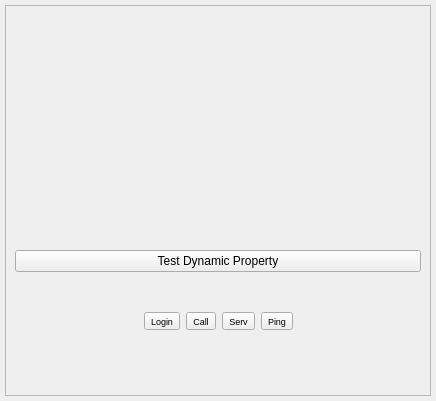
<?xml version="1.0" encoding="UTF-8"?>
<ui version="4.0">
 <class>MyNode</class>
 <widget class="QWidget" name="MyNode">
  <property name="geometry">
   <rect>
    <x>0</x>
    <y>0</y>
    <width>436</width>
    <height>401</height>
   </rect>
  </property>
  <property name="windowTitle">
   <string>Form</string>
  </property>
  <property name="macAddress" stdset="0">
   <string/>
  </property>
  <layout class="QGridLayout" name="gridLayout_3">
   <property name="leftMargin">
    <number>5</number>
   </property>
   <property name="topMargin">
    <number>5</number>
   </property>
   <property name="rightMargin">
    <number>5</number>
   </property>
   <property name="bottomMargin">
    <number>5</number>
   </property>
   <property name="spacing">
    <number>3</number>
   </property>
   <item row="0" column="0">
    <widget class="QFrame" name="frame">
     <property name="frameShape">
      <enum>QFrame::StyledPanel</enum>
     </property>
     <property name="frameShadow">
      <enum>QFrame::Raised</enum>
     </property>
     <layout class="QGridLayout" name="gridLayout_2">
      <item row="7" column="0">
       <widget class="DLabel" name="nodeName" native="true">
        <property name="minimumSize">
         <size>
          <width>0</width>
          <height>17</height>
         </size>
        </property>
       </widget>
      </item>
      <item row="0" column="0">
       <widget class="DLabel" name="status" native="true">
        <property name="minimumSize">
         <size>
          <width>0</width>
          <height>18</height>
         </size>
        </property>
        <property name="text" stdset="0">
         <string>status</string>
        </property>
       </widget>
      </item>
      <item row="4" column="0">
       <widget class="DLabel" name="displayedName" native="true">
        <property name="minimumSize">
         <size>
          <width>0</width>
          <height>18</height>
         </size>
        </property>
        <property name="text" stdset="0">
         <string>displayedName</string>
        </property>
       </widget>
      </item>
      <item row="1" column="0">
       <widget class="DLabel" name="ticketNo" native="true">
        <property name="sizePolicy">
         <sizepolicy hsizetype="Preferred" vsizetype="Preferred">
          <horstretch>0</horstretch>
          <verstretch>1</verstretch>
         </sizepolicy>
        </property>
        <property name="minimumSize">
         <size>
          <width>0</width>
          <height>25</height>
         </size>
        </property>
        <property name="inputMethodHints">
         <set>Qt::ImhNone</set>
        </property>
        <property name="text" stdset="0">
         <string>queueNo</string>
        </property>
       </widget>
      </item>
      <item row="5" column="0">
       <widget class="QWidget" name="widget" native="true">
        <layout class="QGridLayout" name="gridLayout">
         <item row="0" column="3">
          <widget class="QToolButton" name="toolButton_Serving">
           <property name="font">
            <font>
             <pointsize>7</pointsize>
            </font>
           </property>
           <property name="text">
            <string>Serv</string>
           </property>
          </widget>
         </item>
         <item row="0" column="0">
          <spacer name="horizontalSpacer">
           <property name="orientation">
            <enum>Qt::Horizontal</enum>
           </property>
           <property name="sizeHint" stdset="0">
            <size>
             <width>95</width>
             <height>20</height>
            </size>
           </property>
          </spacer>
         </item>
         <item row="0" column="4">
          <widget class="QToolButton" name="toolButton_Ping">
           <property name="font">
            <font>
             <pointsize>7</pointsize>
            </font>
           </property>
           <property name="text">
            <string>Ping</string>
           </property>
          </widget>
         </item>
         <item row="0" column="5">
          <spacer name="horizontalSpacer_2">
           <property name="orientation">
            <enum>Qt::Horizontal</enum>
           </property>
           <property name="sizeHint" stdset="0">
            <size>
             <width>94</width>
             <height>19</height>
            </size>
           </property>
          </spacer>
         </item>
         <item row="0" column="2">
          <widget class="QToolButton" name="toolButton_Calling">
           <property name="font">
            <font>
             <pointsize>7</pointsize>
            </font>
           </property>
           <property name="text">
            <string>Call</string>
           </property>
          </widget>
         </item>
         <item row="0" column="1">
          <widget class="QToolButton" name="toolButton_Login">
           <property name="font">
            <font>
             <pointsize>7</pointsize>
            </font>
           </property>
           <property name="text">
            <string>Login</string>
           </property>
          </widget>
         </item>
        </layout>
       </widget>
      </item>
      <item row="2" column="0">
       <layout class="QHBoxLayout" name="horizontalLayout">
        <item>
         <widget class="QPushButton" name="pushButton">
          <property name="text">
           <string>Test Dynamic Property</string>
          </property>
         </widget>
        </item>
       </layout>
      </item>
      <item row="6" column="0">
       <widget class="DLabel" name="macAddress" native="true">
        <property name="minimumSize">
         <size>
          <width>0</width>
          <height>17</height>
         </size>
        </property>
       </widget>
      </item>
     </layout>
    </widget>
   </item>
  </layout>
 </widget>
 <customwidgets>
  <customwidget>
   <class>DLabel</class>
   <extends>QWidget</extends>
   <header>DLabel/dlabel.h</header>
   <container>1</container>
  </customwidget>
 </customwidgets>
 <resources/>
 <connections/>
</ui>
